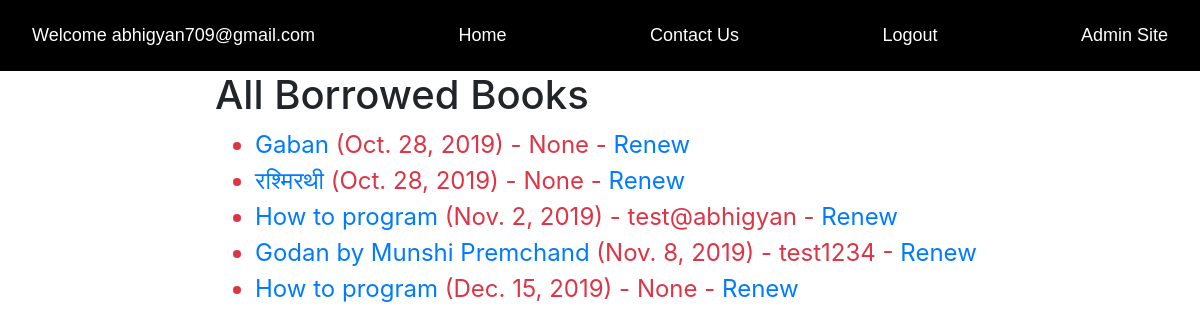
Page /catalog/borrowed/ (signed in) on the committed database.
### catalog/models.py (models this page shows, shortened)
class BookInstance(models.Model):
    id = models.UUIDField(primary_key=True, default=uuid.uuid4, help_text='Unique ID for this Book across whole Library')
    book = models.ForeignKey('Book', on_delete=models.SET_NULL, null=True)
    imprint = models.CharField(max_length=200)
    due_back = models.DateField(null=True, blank=True)
    borrower = models.ForeignKey(User, on_delete=models.SET_NULL, null= True, blank=True)
    @property
    def is_overdue(self):
        if self.due_back and date.today() > self.due_back:
            return True
        return False
    LOAN_STATUS = (
        ('m', 'Maintenance'),
        ('o', 'On Loan'),
        ('a', 'Available'),
        ('r','Reserved')
    )
    status = models.CharField(
        max_length=1,
        choices=LOAN_STATUS,
        blank=True,
        default='m',
        help_text='Book Availability',
    )
    class Meta:
        ordering = ['due_back']
        permissions = (("can_mark_returned", "Set book as returned"), )

class Book(models.Model):
    title = models.CharField(max_length=200)
    author = models.ForeignKey('Author', on_delete=models.SET_NULL, null=True)
    summary = models.TextField(max_length=1000, help_text='Enter a brief description os the book')
    isbn = models.CharField('ISBN',max_length=13,help_text='13 Character ISBN number. International Standard Book Number.')
    genre = models.ManyToManyField(Genre, help_text='Select a genre for this Boook')
    language = models.ForeignKey('Language', on_delete=models.SET_NULL, null=True)
    def display_genre(self):
        return ', '.join(genre.name for genre in self.genre.all()[:3])
    display_genre.short_description = 'Genre'

### catalog/views.py (the view)
# urls.py: path('borrowed/', views.LoanedBooksAllListView.as_view(), name='all-borrowed'),
class LoanedBooksAllListView(PermissionRequiredMixin, generic.ListView):
    model = BookInstance
    permission_required = 'catalog.can_mark_returned'
    template_name = 'catalog/bookinstance_list_borrowed_all.html'
    paginate_by = 10
    def get_queryset(self):
        return BookInstance.objects.filter(status__exact='o').order_by('due_back')

### catalog/templates/catalog/bookinstance_list_borrowed_all.html
{% extends "base_generic.html" %}
{% block content %}
    <h1>All Borrowed Books</h1>
    {% if bookinstance_list %}
    <ul>
      {% for bookinst in bookinstance_list %}
      <li style="color: red; font-size: 150%;" class="{% if bookinst.is_overdue %}text-danger{% endif %}">
        <a href="{% url 'book-detail' bookinst.book.pk %}">{{bookinst.book.title}}</a> ({{ bookinst.due_back }}) {% if user.is_staff %}- {{ bookinst.borrower }}{% endif %} {% if perms.catalog.can_mark_returned %}- <a href="{% url 'renew-book-librarian' bookinst.id %}">Renew</a> {% endif %}
      </li>
      {% endfor %}
    </ul>
    {% else %}
      <p>There are no books borrowed.</p>
    {% endif %}
{% endblock %}

### catalog/templates/base_generic.html (shortened to what this page needs)
<!DOCTYPE html>
<html lang="en">
<head>
  <link rel="stylesheet" href="https://stackpath.bootstrapcdn.com/bootstrap/4.4.1/css/bootstrap.min.css">
    {% load static %}
  <link rel="stylesheet" href="{% static 'css/styles2.css' %}">
</head>
<body>
<div class="navbar">
    <a class="active" href="#">Welcome {{ user.email }}</a>
  <a class="active" href="{% url 'index' %}">Home</a>
  <a class="active" href="{% url 'visitor' %}">Contact Us</a>
    {% if user.is_authenticated %}
     <a href="{% url 'logout'%}?next={{request.path}}">Logout</a>
   {% else %}
     <a class="active" href="{% url 'login'%}?next={{request.path}}">Login</a>
     <a class="active" href="{% url 'signup' %}">Sign Up</a>
   {% endif %}
    {% if perms.catalog.can_mark_returned %}
    <a class="active" href="http://localhost:8000/admin/login/?next=/admin/" target="_blank">Admin Site</a>
    {% endif %}
</div>
  <div class="container-fluid">
    <div class="row">
      <div class="col-sm-2">
      </div>
      <div class="col-sm-10 ">{% block content %}{% endblock %}</div>
    </div>
  </div>
</body>
</html>

### catalog/static/css/styles2.css (style rules this page uses)
.navbar { overflow: hidden; background-color: black; font-family: Arial, Helvetica, sans-serif; }
.navbar a { float: left; font-size: 18px; color: white; text-align: center; padding: 14px 16px; text-decoration: none; }

### rows in the picture
BookInstance: book "Gaban", due_back "Oct. 28, 2019", borrower "None"
BookInstance: book "रश्मिरथी", due_back "Oct. 28, 2019", borrower "None"
BookInstance: book "How to program", due_back "Nov. 2, 2019", borrower "test@abhigyan"
BookInstance: book "Godan by Munshi Premchand", due_back "Nov. 8, 2019", borrower "test1234"
BookInstance: book "How to program", due_back "Dec. 15, 2019", borrower "None"

### other values in the picture
{{ user.email }} "abhigyan709@gmail.com"
